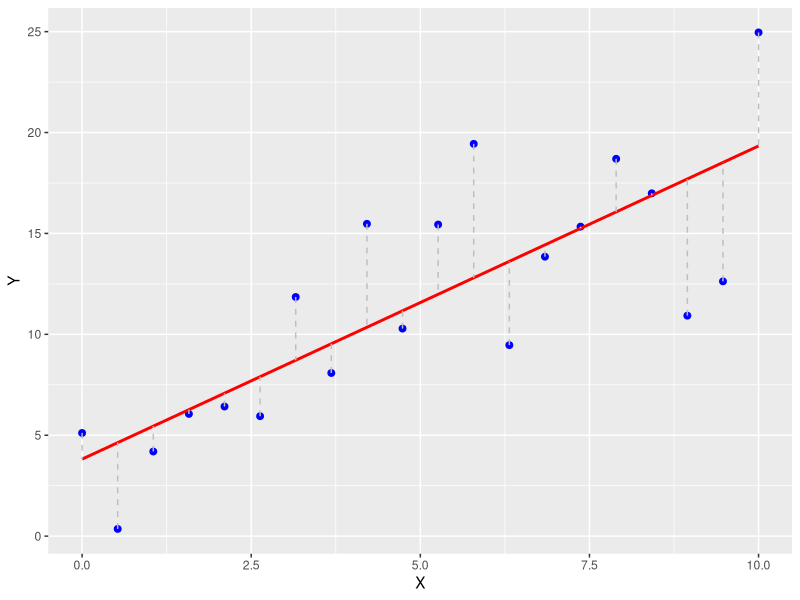
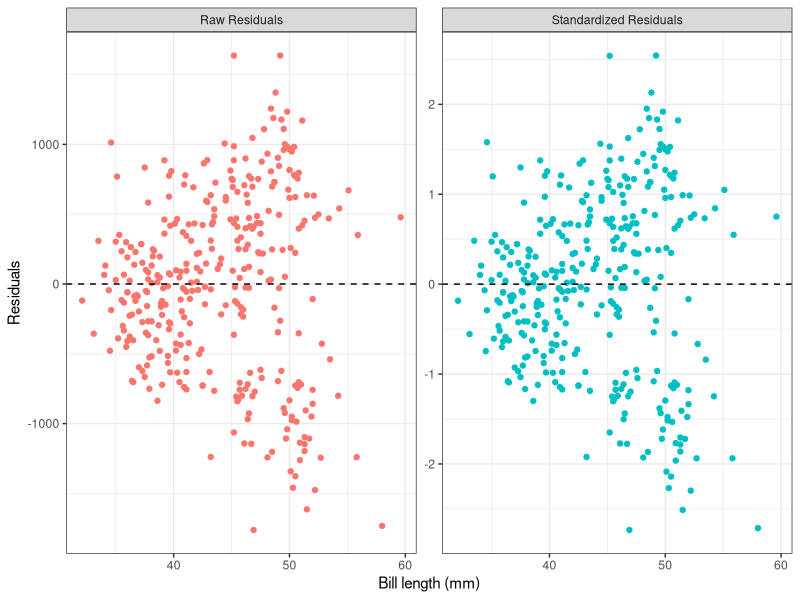
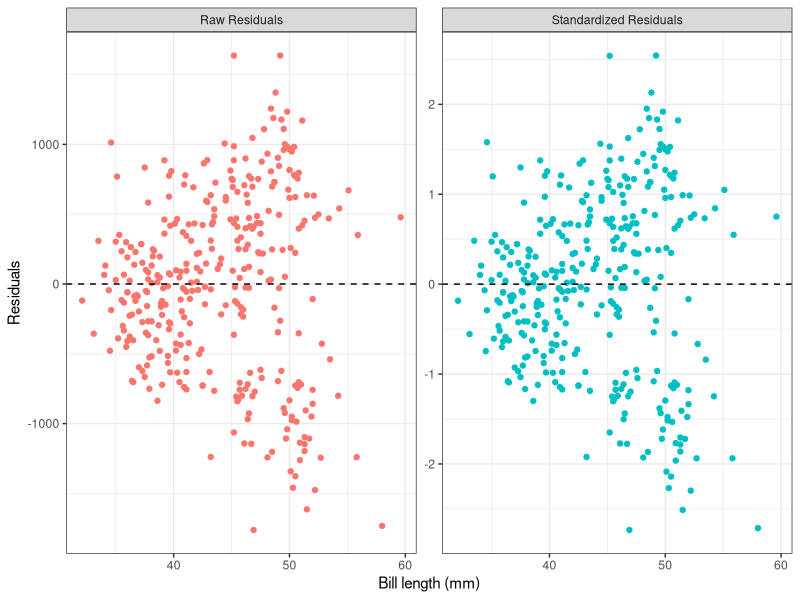
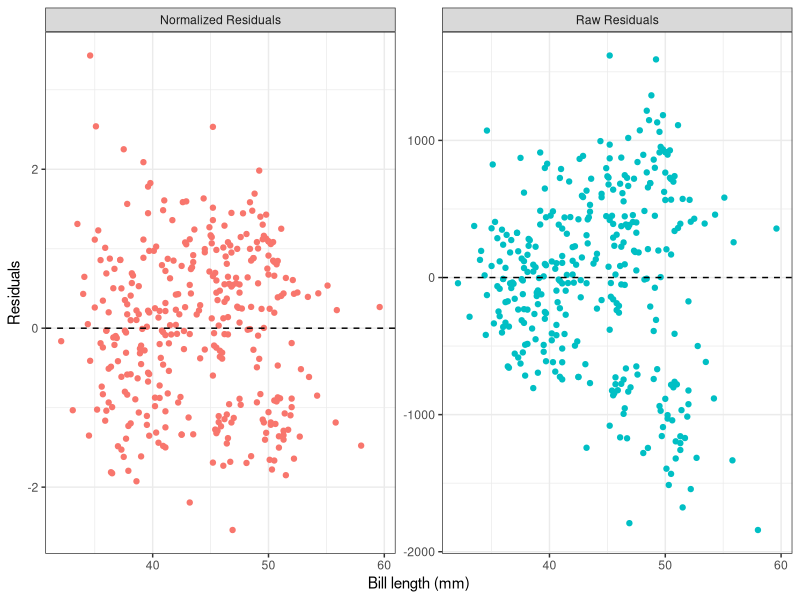
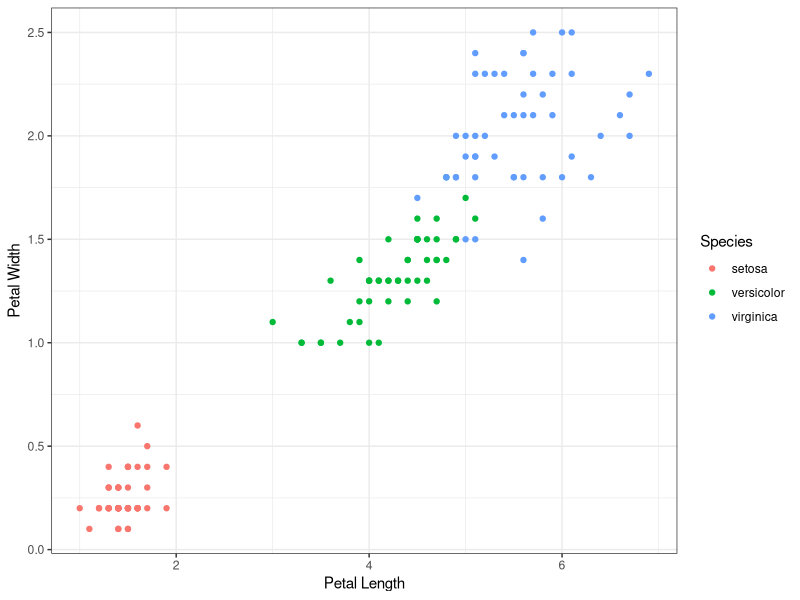
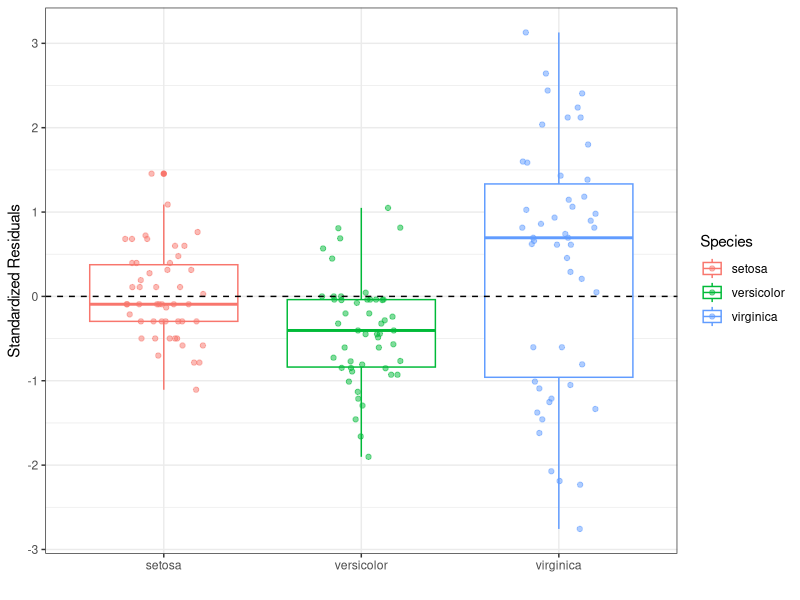
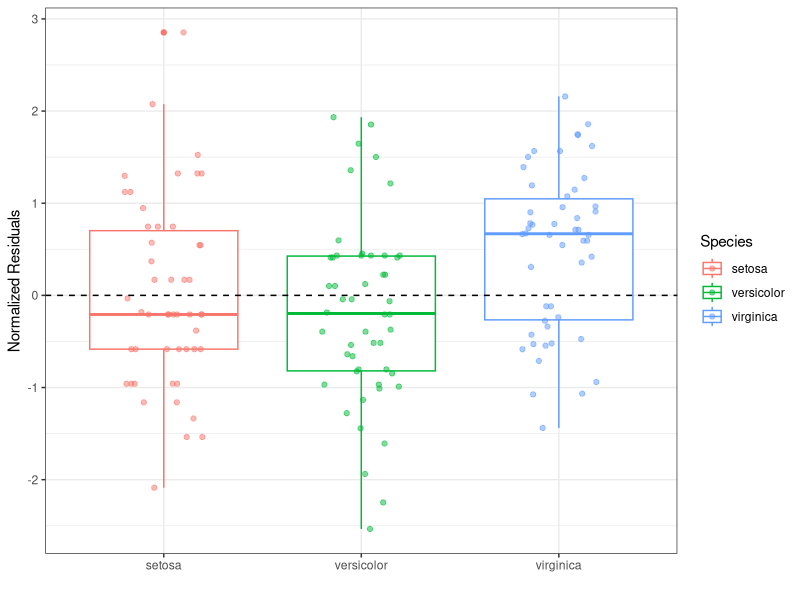

R code for these plots, in order:
## ---- chunk 1
#| echo: false
library(tidyverse)
library(palmerpenguins)
## ---- chunk 2
#| echo: false
# 生成示例数据
set.seed(42)
x <- seq(0, 10, length.out = 20)  # 自变量
y <- 2 * x + 1 + rnorm(20, mean = 0, sd = 3)  # 因变量，带有随机噪声

# 拟合线性回归模型
model <- lm(y ~ x)
y_fit <- predict(model)  # 计算拟合值

# 创建数据框
data <- data.frame(x = x, y = y, y_fit = y_fit)

# 绘图
ggplot(data, aes(x = x, y = y)) +
  geom_point(color = "blue", size = 2) +  # 绘制散点
  geom_smooth(method = "lm", color = "red", se = FALSE) +  # 绘制回归直线
  geom_segment(aes(x = x, xend = x, y = y, yend = y_fit), 
               color = "gray", linetype = "dashed") +  # 绘制残差
  labs(x = "X", y = "Y")
## ---- chunk 3
penguins_lm_m0 <- lm(body_mass_g ~ bill_length_mm, data = penguins)
## ---- chunk 4
#| echo: false
penguins |>
  select(body_mass_g, bill_length_mm) |>
  drop_na() |>
  mutate(
    fitted = fitted(penguins_lm_m0),
    resid_raw = resid(penguins_lm_m0),
    resid_std = rstandard(penguins_lm_m0),
    ratio = resid_raw / resid_std
  ) |>
  pivot_longer(
    cols = c(resid_raw, resid_std),
    names_to = "resid_type",
    values_to = "resid"
  ) |>
  ggplot(aes(x = bill_length_mm, y = resid, color = resid_type)) +
  geom_point() +
  facet_wrap(
    ~resid_type,
    scales = "free_y",
    labeller = as_labeller(c(
      resid_raw = "Raw Residuals",
      resid_std = "Standardized Residuals"
    ))
  ) +
  geom_hline(yintercept = 0, linetype = "dashed", color = "black") +
  labs(x = "Bill length (mm)", y = "Residuals") +
  theme_bw() +
  theme(legend.position = "none")
## ---- chunk 5
#| echo: true
resid_abs <- abs(resid(penguins_lm_m0))
cor_test <- cor.test(resid_abs, penguins_lm_m0$model$bill_length_mm, method = "spearman")
cor_test
## ---- chunk 6
#| echo: false
penguins |>
  select(body_mass_g, bill_length_mm) |>
  drop_na() |>
  mutate(
    fitted = fitted(penguins_lm_m0),
    resid_raw = resid(penguins_lm_m0),
    resid_std = rstandard(penguins_lm_m0),
    ratio = resid_raw / resid_std
  ) |>
  pivot_longer(
    cols = c(resid_raw, resid_std),
    names_to = "resid_type",
    values_to = "resid"
  ) |>
  ggplot(aes(x = bill_length_mm, y = resid, color = resid_type)) +
  geom_point() +
  facet_wrap(
    ~resid_type,
    scales = "free_y",
    labeller = as_labeller(c(
      resid_raw = "Raw Residuals",
      resid_std = "Standardized Residuals"
    ))
  ) +
  geom_hline(yintercept = 0, linetype = "dashed", color = "black") +
  labs(x = "Bill length (mm)", y = "Residuals") +
  theme_bw() +
  theme(legend.position = "none")
## ---- chunk 7
library(nlme)
penguins_gls_m0 <- gls(
    body_mass_g ~ bill_length_mm,
    data = penguins,
    weights = varPower(form = ~bill_length_mm),
    na.action = na.omit
) # ingnore NA
## ---- chunk 8
#| code-fold: true
penguins |>
  select(body_mass_g, bill_length_mm) |>
  drop_na() |>
  mutate(
    fitted = fitted(penguins_gls_m0),
    resid_raw = resid(penguins_gls_m0),
    resid_norm = resid(penguins_gls_m0, type = "normalized")
  ) |>
  pivot_longer(
    cols = c(resid_raw, resid_norm),
    names_to = "resid_type",
    values_to = "resid"
  ) |>
  ggplot(aes(x = bill_length_mm, y = resid, color = resid_type)) +
  geom_point() +
  facet_wrap(
    ~resid_type,
    scales = "free_y",
    labeller = as_labeller(c(
      resid_raw = "Raw Residuals",
      resid_norm = "Normalized Residuals"
    ))
  ) +
  geom_hline(yintercept = 0, linetype = "dashed", color = "black") +
  labs(x = "Bill length (mm)", y = "Residuals") +
  theme_bw() +
  theme(legend.position = "none")
## ---- chunk 9
#| echo: true
penguins_lm_m0 <- gls(
    body_mass_g ~ bill_length_mm,
    data = penguins,
    na.action = na.omit
) # 这里gls()函数等价于lm()函数
## ---- chunk 10
#| echo: true
penguins_gls_m0 <- update(
    penguins_lm_m0,
    weights = varPower(form = ~bill_length_mm)
)
## ---- chunk 11
#| echo: true
model_comparison <- anova(penguins_lm_m0, penguins_gls_m0)
model_comparison
## ---- chunk 12
#| echo: false
ggplot(iris, aes(x = Petal.Length, y = Petal.Width, color = Species)) +
  geom_point() +
  labs(x = "Petal Length", y = "Petal Width") +
  theme_bw()
## ---- chunk 13
#| echo: true
iris_lm <- lm(Petal.Width ~ Petal.Length, data = iris)
## ---- chunk 14
#| echo: false
iris |>
  select(Petal.Length, Petal.Width, Species) |>
  drop_na() |>
  mutate(
    fitted = fitted(iris_lm),
    resid = rstandard(iris_lm)
  ) |>
  ggplot(aes(x = Species, y = resid, color = Species)) +
  geom_boxplot() +
  geom_jitter(width = 0.2, alpha = 0.5) +
  geom_hline(yintercept = 0, linetype = "dashed", color = "black") +
  labs(x = "", y = "Standardized Residuals") +
  theme_bw()
## ---- chunk 15
#| echo: true
iris_gls <- gls(Petal.Width ~ Petal.Length,
    data = iris,
    weights = varIdent(form = ~ 1 | Species)
)
## ---- chunk 16
#| echo: false
iris |>
  select(Petal.Length, Petal.Width, Species) |>
  drop_na() |>
  mutate(
    resid = resid(iris_gls, type = "normalized")
  ) |>
  ggplot(aes(x = Species, y = resid, color = Species)) +
  geom_boxplot() +
  geom_jitter(width = 0.2, alpha = 0.5) +
  geom_hline(yintercept = 0, linetype = "dashed", color = "black") +
  labs(x = "", y = "Normalized Residuals") +
  theme_bw()
